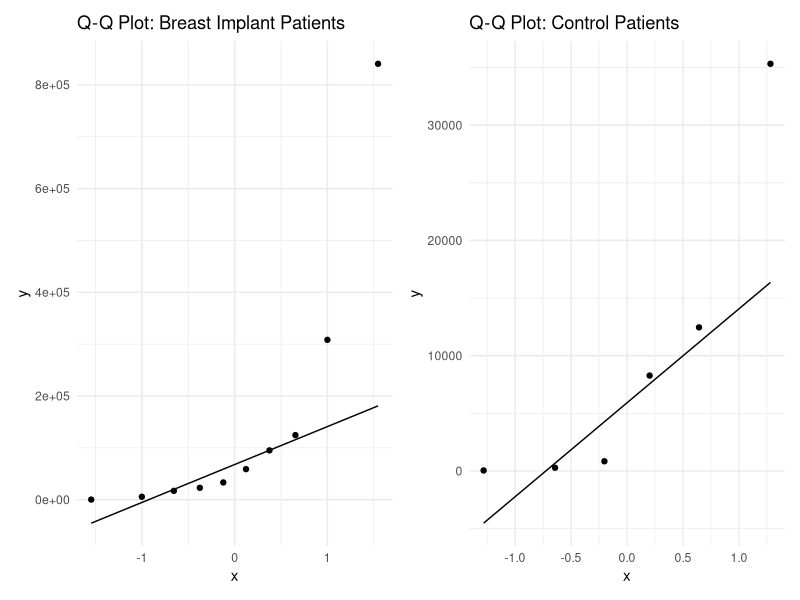

Recreate this plot in R.
# Load necessary libraries
library(ggplot2)
library(patchwork)

# Define the data
il6.breast.implant.patients <- c(231, 308287, 33291, 124550, 17075, 
                                 22955, 95102, 5649, 840585, 58924)

il6.control.patients <- c(35324, 12457, 8276, 44, 278, 840)

# Create data frames
df.breast <- data.frame(value = il6.breast.implant.patients)
df.control <- data.frame(value = il6.control.patients)

# Generate Q-Q plots
implant.qqplot <- ggplot(df.breast, aes(sample = value)) +
  geom_qq() +
  geom_qq_line() +
  ggtitle("Q-Q Plot: Breast Implant Patients") +
  theme_minimal()

control.qqplot <- ggplot(df.control, aes(sample = value)) +
  geom_qq() +
  geom_qq_line() +
  ggtitle("Q-Q Plot: Control Patients") +
  theme_minimal()

# Arrange both plots side by side
implant.qqplot | control.qqplot
